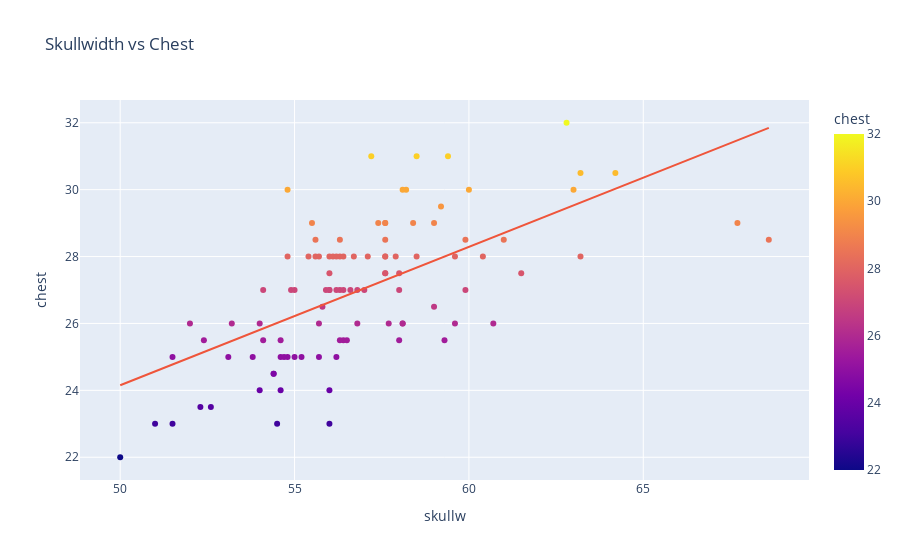

The code cell stored with this chart in its notebook:
### Code cell
fig = px.scatter(data, x="skullw", y="chest", color="chest", trendline="ols", title="Skullwidth vs Chest")
fig.show()
